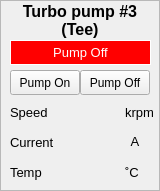
  <widget class="QFrame" name="frame_5" >
   <property name="geometry" >
    <rect>
     <x>609</x>
     <y>90</y>
     <width>160</width>
     <height>191</height>
    </rect>
   </property>
   <property name="frameShape" >
    <enum>QFrame::StyledPanel</enum>
   </property>
   <property name="frameShadow" >
    <enum>QFrame::Raised</enum>
   </property>
   <widget class="QLabel" name="lbTP3" >
    <property name="geometry" >
     <rect>
      <x>0</x>
      <y>0</y>
      <width>160</width>
      <height>41</height>
     </rect>
    </property>
    <property name="font" >
     <font>
      <pointsize>12</pointsize>
      <weight>75</weight>
      <bold>true</bold>
     </font>
    </property>
    <property name="frameShape" >
     <enum>QFrame::NoFrame</enum>
    </property>
    <property name="frameShadow" >
     <enum>QFrame::Raised</enum>
    </property>
    <property name="text" >
     <string>Turbo pump #3
(Tee)</string>
    </property>
    <property name="alignment" >
     <set>Qt::AlignCenter</set>
    </property>
   </widget>
   <widget class="QLabel" name="label_38" >
    <property name="geometry" >
     <rect>
      <x>125</x>
      <y>100</y>
      <width>30</width>
      <height>25</height>
     </rect>
    </property>
    <property name="font" >
     <font>
      <pointsize>10</pointsize>
      <weight>50</weight>
      <bold>false</bold>
     </font>
    </property>
    <property name="text" >
     <string>krpm</string>
    </property>
   </widget>
   <widget class="QLabel" name="lbTP3_1" >
    <property name="geometry" >
     <rect>
      <x>10</x>
      <y>100</y>
      <width>41</width>
      <height>25</height>
     </rect>
    </property>
    <property name="font" >
     <font>
      <pointsize>10</pointsize>
      <weight>50</weight>
      <bold>false</bold>
     </font>
    </property>
    <property name="text" >
     <string>Speed</string>
    </property>
   </widget>
   <widget class="QLabel" name="lbTP3_2" >
    <property name="geometry" >
     <rect>
      <x>10</x>
      <y>160</y>
      <width>41</width>
      <height>25</height>
     </rect>
    </property>
    <property name="font" >
     <font>
      <pointsize>10</pointsize>
      <weight>50</weight>
      <bold>false</bold>
     </font>
    </property>
    <property name="text" >
     <string>Temp</string>
    </property>
   </widget>
   <widget class="QLabel" name="label_41" >
    <property name="geometry" >
     <rect>
      <x>125</x>
      <y>160</y>
      <width>30</width>
      <height>25</height>
     </rect>
    </property>
    <property name="font" >
     <font>
      <pointsize>10</pointsize>
      <weight>50</weight>
      <bold>false</bold>
     </font>
    </property>
    <property name="text" >
     <string>˚C</string>
    </property>
   </widget>
   <widget class="QLabel" name="lbTP3_3" >
    <property name="geometry" >
     <rect>
      <x>10</x>
      <y>130</y>
      <width>47</width>
      <height>25</height>
     </rect>
    </property>
    <property name="font" >
     <font>
      <pointsize>10</pointsize>
      <weight>50</weight>
      <bold>false</bold>
     </font>
    </property>
    <property name="text" >
     <string>Current</string>
    </property>
   </widget>
   <widget class="CALabel" name="calbTMP_3" >
    <property name="geometry" >
     <rect>
      <x>10</x>
      <y>40</y>
      <width>141</width>
      <height>25</height>
     </rect>
    </property>
    <property name="palette" >
     <palette>
      <active>
       <colorrole role="WindowText" >
        <brush brushstyle="SolidPattern" >
         <color alpha="255" >
          <red>255</red>
          <green>255</green>
          <blue>255</blue>
         </color>
        </brush>
       </colorrole>
       <colorrole role="Window" >
        <brush brushstyle="SolidPattern" >
         <color alpha="255" >
          <red>255</red>
          <green>0</green>
          <blue>0</blue>
         </color>
        </brush>
       </colorrole>
      </active>
      <inactive>
       <colorrole role="WindowText" >
        <brush brushstyle="SolidPattern" >
         <color alpha="255" >
          <red>255</red>
          <green>255</green>
          <blue>255</blue>
         </color>
        </brush>
       </colorrole>
       <colorrole role="Window" >
        <brush brushstyle="SolidPattern" >
         <color alpha="255" >
          <red>255</red>
          <green>0</green>
          <blue>0</blue>
         </color>
        </brush>
       </colorrole>
      </inactive>
      <disabled>
       <colorrole role="WindowText" >
        <brush brushstyle="SolidPattern" >
         <color alpha="255" >
          <red>128</red>
          <green>128</green>
          <blue>128</blue>
         </color>
        </brush>
       </colorrole>
       <colorrole role="Window" >
        <brush brushstyle="SolidPattern" >
         <color alpha="255" >
          <red>239</red>
          <green>239</green>
          <blue>239</blue>
         </color>
        </brush>
       </colorrole>
      </disabled>
     </palette>
    </property>
    <property name="font" >
     <font>
      <pointsize>10</pointsize>
     </font>
    </property>
    <property name="autoFillBackground" >
     <bool>true</bool>
    </property>
    <property name="frameShape" >
     <enum>QFrame::Box</enum>
    </property>
    <property name="text" >
     <string>Pump Off</string>
    </property>
    <property name="alignment" >
     <set>Qt::AlignCenter</set>
    </property>
    <property name="pvname" >
     <string/>
    </property>
    <property name="cmode" stdset="0" >
     <enum>CALabel::Alarm</enum>
    </property>
    <property name="fillcol" stdset="0" >
     <color>
      <red>255</red>
      <green>0</green>
      <blue>0</blue>
     </color>
    </property>
    <property name="truelabel" >
     <string>Pump On</string>
    </property>
    <property name="falselabel" >
     <string>Pump Off</string>
    </property>
   </widget>
   <widget class="CADisplayer" name="cadpTP3_3" >
    <property name="geometry" >
     <rect>
      <x>100</x>
      <y>0</y>
      <width>60</width>
      <height>22</height>
     </rect>
    </property>
    <property name="nuformat" stdset="0" >
     <enum>CADisplayer::Integer</enum>
    </property>
    <property name="pvname" >
     <string>EC1_TMP3_STS_OPR</string>
    </property>
    <property name="lineWidth" stdset="0" >
     <number>1</number>
    </property>
    <property name="fillcol" stdset="0" >
     <color>
      <red>255</red>
      <green>255</green>
      <blue>0</blue>
     </color>
    </property>
   </widget>
   <widget class="CADisplayer" name="cadpTP3_1" >
    <property name="geometry" >
     <rect>
      <x>60</x>
      <y>100</y>
      <width>60</width>
      <height>22</height>
     </rect>
    </property>
    <property name="font" >
     <font>
      <weight>75</weight>
      <bold>true</bold>
     </font>
    </property>
    <property name="nuformat" stdset="0" >
     <enum>CADisplayer::Integer</enum>
    </property>
    <property name="pvname" >
     <string>EC1_TMP3_STS_RPM</string>
    </property>
    <property name="lineWidth" stdset="0" >
     <number>1</number>
    </property>
    <property name="fillcol" stdset="0" >
     <color>
      <red>0</red>
      <green>170</green>
      <blue>0</blue>
     </color>
    </property>
   </widget>
   <widget class="CADisplayer" name="cadpTP3_2" >
    <property name="geometry" >
     <rect>
      <x>60</x>
      <y>160</y>
      <width>60</width>
      <height>22</height>
     </rect>
    </property>
    <property name="font" >
     <font>
      <weight>75</weight>
      <bold>true</bold>
     </font>
    </property>
    <property name="nuformat" stdset="0" >
     <enum>CADisplayer::RealOne</enum>
    </property>
    <property name="pvname" >
     <string>EC1_TMP3_STS_TEMP</string>
    </property>
    <property name="lineWidth" stdset="0" >
     <number>1</number>
    </property>
    <property name="fillcol" stdset="0" >
     <color>
      <red>0</red>
      <green>170</green>
      <blue>0</blue>
     </color>
    </property>
   </widget>
   <widget class="CAPushButton" name="capbTP1_5" >
    <property name="geometry" >
     <rect>
      <x>10</x>
      <y>70</y>
      <width>70</width>
      <height>25</height>
     </rect>
    </property>
    <property name="text" >
     <string>Pump On</string>
    </property>
    <property name="buttonType" >
     <enum>CAPushButton::PulseButton</enum>
    </property>
    <property name="pvname" >
     <string>EC1_TMP3_ECMD_STRT</string>
    </property>
    <property name="truelabel" >
     <string>Pump On</string>
    </property>
    <property name="falselabel" >
     <string>Pump On</string>
    </property>
    <property name="selColor" >
     <color>
      <red>0</red>
      <green>170</green>
      <blue>0</blue>
     </color>
    </property>
    <property name="selTColor" >
     <color>
      <red>0</red>
      <green>0</green>
      <blue>0</blue>
     </color>
    </property>
   </widget>
   <widget class="CAPushButton" name="capbTP1_6" >
    <property name="geometry" >
     <rect>
      <x>80</x>
      <y>70</y>
      <width>70</width>
      <height>25</height>
     </rect>
    </property>
    <property name="text" >
     <string>Pump Off</string>
    </property>
    <property name="buttonType" >
     <enum>CAPushButton::PulseButton</enum>
    </property>
    <property name="pvname" >
     <string>EC1_TMP3_ECMD_STOP</string>
    </property>
    <property name="truelabel" >
     <string>Pump Off</string>
    </property>
    <property name="falselabel" >
     <string>Pump Off</string>
    </property>
    <property name="selColor" >
     <color>
      <red>255</red>
      <green>0</green>
      <blue>0</blue>
     </color>
    </property>
    <property name="unselColor" >
     <color>
      <red>220</red>
      <green>220</green>
      <blue>220</blue>
     </color>
    </property>
    <property name="selTColor" >
     <color>
      <red>255</red>
      <green>255</green>
      <blue>255</blue>
     </color>
    </property>
    <property name="unselTColor" >
     <color>
      <red>0</red>
      <green>0</green>
      <blue>0</blue>
     </color>
    </property>
   </widget>
   <widget class="CADisplayer" name="cadpTP3_4" >
    <property name="geometry" >
     <rect>
      <x>60</x>
      <y>130</y>
      <width>60</width>
      <height>22</height>
     </rect>
    </property>
    <property name="font" >
     <font>
      <weight>75</weight>
      <bold>true</bold>
     </font>
    </property>
    <property name="nuformat" stdset="0" >
     <enum>CADisplayer::RealOne</enum>
    </property>
    <property name="pvname" >
     <string>EC1_TMP3_STS_AMP</string>
    </property>
    <property name="lineWidth" stdset="0" >
     <number>1</number>
    </property>
    <property name="fillcol" stdset="0" >
     <color>
      <red>0</red>
      <green>170</green>
      <blue>0</blue>
     </color>
    </property>
   </widget>
   <widget class="QLabel" name="label_150" >
    <property name="geometry" >
     <rect>
      <x>125</x>
      <y>130</y>
      <width>20</width>
      <height>22</height>
     </rect>
    </property>
    <property name="font" >
     <font>
      <pointsize>10</pointsize>
      <weight>50</weight>
      <bold>false</bold>
     </font>
    </property>
    <property name="text" >
     <string>A</string>
    </property>
    <property name="alignment" >
     <set>Qt::AlignCenter</set>
    </property>
   </widget>
  </widget>
